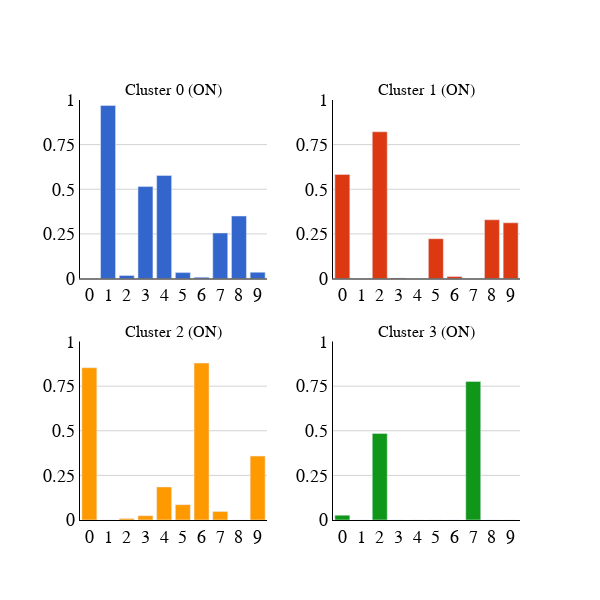

Notebook cell for this chart:
### Code cell
fig = plot_classwise_cluster_perf(num_clusters, classwise_accuracies_on, type='ON')
fig.show()

### Figure 1 — Plotly figure (JSON) as saved in the notebook; plotly's stock layout.template omitted (floating-point values rounded to 4 significant figures)
{"data": [{"marker": {"color": "#3366CC"}, "name": "Cluster 0", "type": "bar", "x": ["0", "1", "2", "3", "4", "5", "6", "7", "8", "9"], "xaxis": "x", "y": [0, 0.969, 0.017, 0.515, 0.577, 0.033, 0.007, 0.255, 0.35, 0.035], "yaxis": "y"}, {"marker": {"color": "#DC3912"}, "name": "Cluster 1", "type": "bar", "x": ["0", "1", "2", "3", "4", "5", "6", "7", "8", "9"], "xaxis": "x2", "y": [0.583, 0, 0.822, 0.003, 0, 0.223, 0.011, 0, 0.329, 0.312], "yaxis": "y2"}, {"marker": {"color": "#FF9900"}, "name": "Cluster 2", "type": "bar", "x": ["0", "1", "2", "3", "4", "5", "6", "7", "8", "9"], "xaxis": "x3", "y": [0.853, 0, 0.008, 0.024, 0.185, 0.086, 0.879, 0.048, 0, 0.358], "yaxis": "y3"}, {"marker": {"color": "#109618"}, "name": "Cluster 3", "type": "bar", "x": ["0", "1", "2", "3", "4", "5", "6", "7", "8", "9"], "xaxis": "x4", "y": [0.027, 0, 0.485, 0, 0, 0, 0, 0.776, 0, 0], "yaxis": "y4"}], "layout": {"annotations": [{"font": {"size": 16}, "showarrow": false, "text": "Cluster 0 (ON)", "x": 0.2125, "xanchor": "center", "xref": "paper", "y": 1, "yanchor": "bottom", "yref": "paper"}, {"font": {"size": 16}, "showarrow": false, "text": "Cluster 1 (ON)", "x": 0.7875, "xanchor": "center", "xref": "paper", "y": 1, "yanchor": "bottom", "yref": "paper"}, {"font": {"size": 16}, "showarrow": false, "text": "Cluster 2 (ON)", "x": 0.2125, "xanchor": "center", "xref": "paper", "y": 0.425, "yanchor": "bottom", "yref": "paper"}, {"font": {"size": 16}, "showarrow": false, "text": "Cluster 3 (ON)", "x": 0.7875, "xanchor": "center", "xref": "paper", "y": 0.425, "yanchor": "bottom", "yref": "paper"}], "font": {"color": "black", "family": "serif", "size": 20}, "height": 600, "plot_bgcolor": "white", "showlegend": false, "width": 600, "xaxis": {"anchor": "y", "domain": [0, 0.425], "linecolor": "black", "linewidth": 1, "mirror": false, "showline": true, "tickfont": {"color": "black", "family": "serif", "size": 18}, "tickvals": [0, 1, 2, 3, 4, 5, 6, 7, 8, 9], "title": {"font": {"color": "black", "family": "serif", "size": 20}}}, "xaxis2": {"anchor": "y2", "domain": [0.575, 1], "linecolor": "black", "linewidth": 1, "mirror": false, "showline": true, "tickfont": {"color": "black", "family": "serif", "size": 18}, "tickvals": [0, 1, 2, 3, 4, 5, 6, 7, 8, 9], "title": {"font": {"color": "black", "family": "serif", "size": 20}}}, "xaxis3": {"anchor": "y3", "domain": [0, 0.425], "linecolor": "black", "linewidth": 1, "mirror": false, "showline": true, "tickfont": {"color": "black", "family": "serif", "size": 18}, "tickvals": [0, 1, 2, 3, 4, 5, 6, 7, 8, 9], "title": {"font": {"color": "black", "family": "serif", "size": 20}}}, "xaxis4": {"anchor": "y4", "domain": [0.575, 1], "linecolor": "black", "linewidth": 1, "mirror": false, "showline": true, "tickfont": {"color": "black", "family": "serif", "size": 18}, "tickvals": [0, 1, 2, 3, 4, 5, 6, 7, 8, 9], "title": {"font": {"color": "black", "family": "serif", "size": 20}}}, "yaxis": {"anchor": "x", "domain": [0.575, 1], "gridcolor": "LightGray", "gridwidth": 1, "linecolor": "black", "linewidth": 1, "mirror": false, "range": [0, 1], "showgrid": true, "showline": true, "tickfont": {"color": "black", "family": "serif", "size": 18}, "tickvals": [0, 0.25, 0.5, 0.75, 1], "title": {"font": {"color": "black", "family": "serif", "size": 20}}}, "yaxis2": {"anchor": "x2", "domain": [0.575, 1], "gridcolor": "LightGray", "gridwidth": 1, "linecolor": "black", "linewidth": 1, "mirror": false, "range": [0, 1], "showgrid": true, "showline": true, "tickfont": {"color": "black", "family": "serif", "size": 18}, "tickvals": [0, 0.25, 0.5, 0.75, 1], "title": {"font": {"color": "black", "family": "serif", "size": 20}}}, "yaxis3": {"anchor": "x3", "domain": [0, 0.425], "gridcolor": "LightGray", "gridwidth": 1, "linecolor": "black", "linewidth": 1, "mirror": false, "range": [0, 1], "showgrid": true, "showline": true, "tickfont": {"color": "black", "family": "serif", "size": 18}, "tickvals": [0, 0.25, 0.5, 0.75, 1], "title": {"font": {"color": "black", "family": "serif", "size": 20}}}, "yaxis4": {"anchor": "x4", "domain": [0, 0.425], "gridcolor": "LightGray", "gridwidth": 1, "linecolor": "black", "linewidth": 1, "mirror": false, "range": [0, 1], "showgrid": true, "showline": true, "tickfont": {"color": "black", "family": "serif", "size": 18}, "tickvals": [0, 0.25, 0.5, 0.75, 1], "title": {"font": {"color": "black", "family": "serif", "size": 20}}}}}
